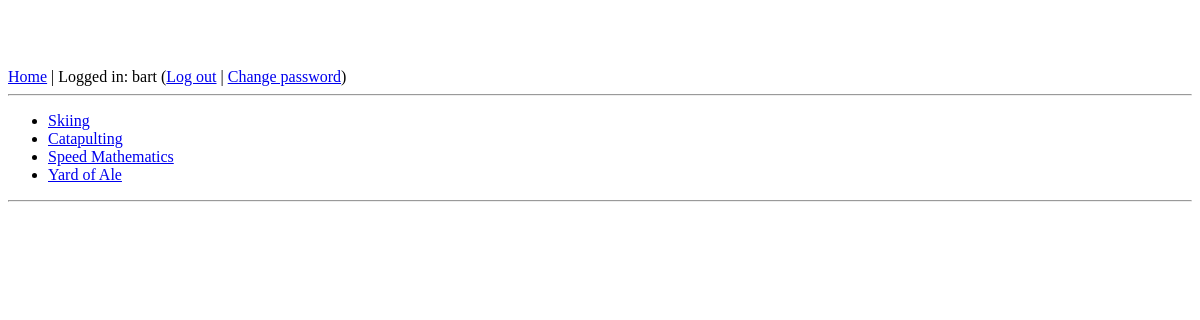
The app's page /activities/ (signed in) with its own data.
### core/models.py (models this page shows, shortened)
class Activity( models.Model ):
    name = models.CharField(max_length = 255, unique = True )
    creation_date = models.DateTimeField('date created')
    user_owner = models.ForeignKey(User)
    class Meta:
        verbose_name_plural = "Activities"

### core/views.py (the view)
class IndexView( generic.ListView ):
    template_name = 'core/index.html'
    context_object_name = 'latest_activities'
    def get_queryset(self):
        self.activities =  Activity.objects.filter( creation_date__lte=timezone.now()
                                        ).order_by('-creation_date')[:5]
        for activity in self.activities:
            activity.url = encode_url(activity.name)
        return self.activities

### core/views.py (called while the page is built)
def encode_url(category_name):
    return category_name.replace(' ', '_' )

### core/templates/core/index.html
{% extends 'highlander/base.html' %}
{% load staticfiles %}
{% block content %}
<link rel="stylesheet" type="text/css" href="{% static 'css/style.css' %}" />
{% if latest_activities %}
    <ul>
    {% for activity in latest_activities %}
        <li><a href="{% url 'core:activity_entries' activity.url %}">{{ activity.name }}</a></li>
    {% endfor %}
    </ul>
{% else %}
    <p>No activities are currently available.</p>
{% endif %}
{% endblock %}

### templates/highlander/base.html (shortened to what this page needs)
{% load i18n %}
<!DOCTYPE html>
<html lang="en">
<head>
    <link rel="stylesheet" href="{{ STATIC_URL }}css/style.css" />
</head>
<body>
    <div id="header">
        {% block header %}
        <a href="{% url 'core:index' %}">{% trans "Home" %}</a> |
        {% if user.is_authenticated %}
        {% trans "Logged in" %}: {{ user.username }}
        (<a href="{% url 'auth_logout' %}">{% trans "Log out" %}</a> |
        <a href="{% url 'auth_password_change' %}">{% trans "Change password" %}</a>)
        {% else %}
        <a href="{% url 'auth_login' %}">{% trans "Log in" %}</a>
        {% endif %}
        <hr />
        {% endblock %}
    </div>
    <div id="content">
        {% block content %}{% endblock %}
    </div>
    <div id="footer">
        {% block footer %}
        <hr />
        {% endblock %}
    </div>
</body>
</html>

### static/css/style.css (style rules this page uses)
body { padding-top: 60px; padding-bottom: 40px; }

### records on screen
Activity: name "Skiing"
Activity: name "Catapulting"
Activity: name "Speed Mathematics"
Activity: name "Yard of Ale"

### other values on screen
{{ user.username }} "bart"
